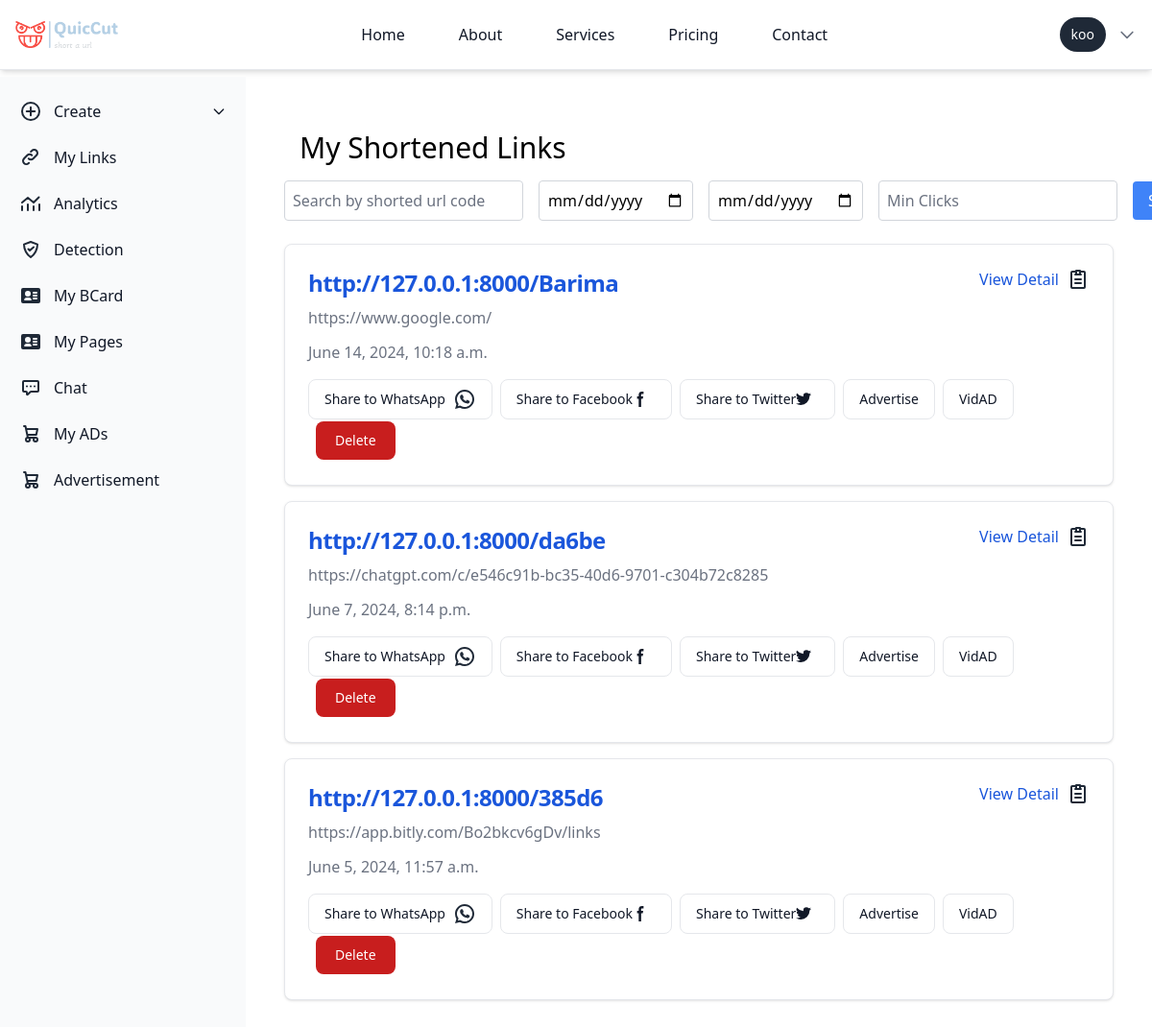
The app's page /links/ (signed in), older data.
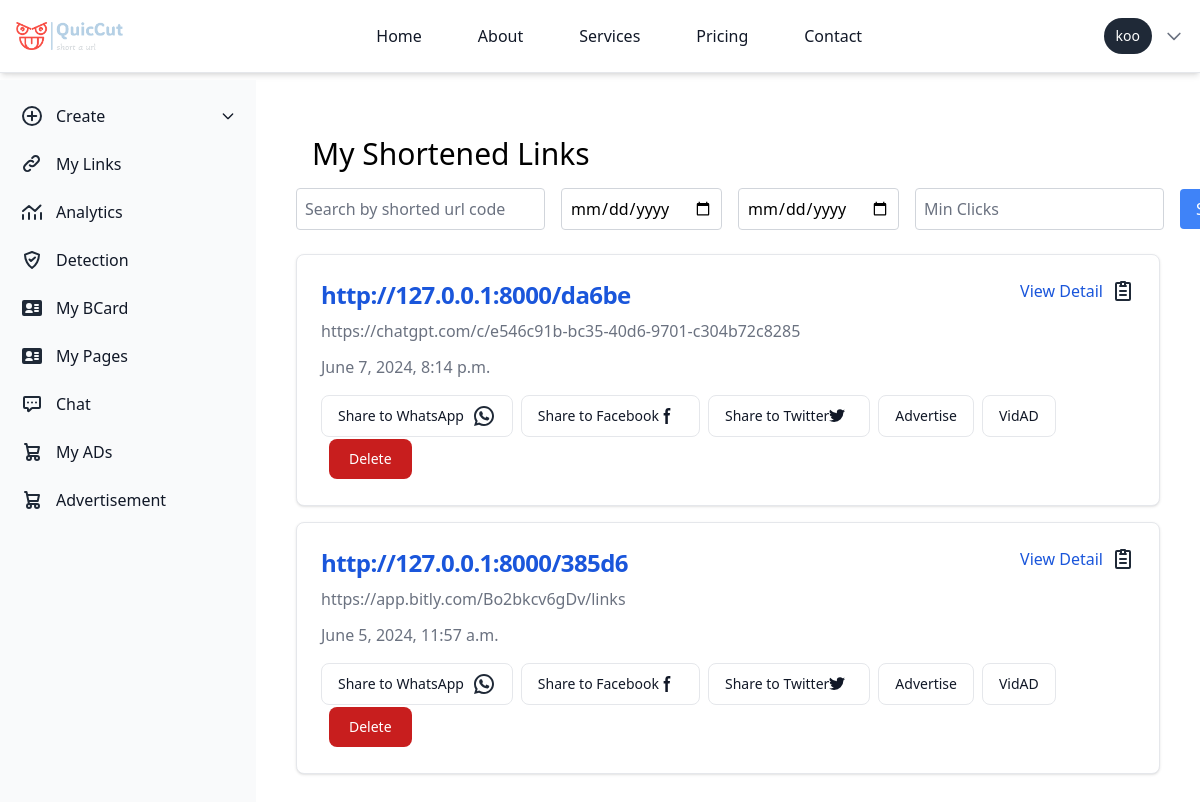
The same page, newer data.
### urlshortner/models.py (models this page shows, shortened)
class ShortURL(models.Model):
    user = models.ForeignKey(User, on_delete=models.CASCADE, null=True, blank=True)
    original_url = models.URLField()
    short_code = models.CharField(max_length=10, unique=True)
    clicks = models.IntegerField(default=0)
    date_created = models.DateTimeField(auto_now_add=True)
    class Meta:
        ordering = ['-date_created']

### user/views.py (the view)
# urls.py: path('links/', user_links, name='user_links'),
@login_required
def user_links(request):
    user_short_urls = ShortURL.objects.filter(user=request.user)
    search_query = request.GET.get('search', '')
    date_from = request.GET.get('date_from', '')
    date_to = request.GET.get('date_to', '')
    min_clicks = request.GET.get('min_clicks', '')
    if search_query:
        user_short_urls = user_short_urls.filter(
            Q(original_url__icontains=search_query) |
            Q(short_code__icontains=search_query)
        )
    if date_from:
        user_short_urls = user_short_urls.filter(date_created__gte=date_from)
    if date_to:
        user_short_urls = user_short_urls.filter(date_created__lte=date_to)
    if min_clicks:
        user_short_urls = user_short_urls.filter(clicks__gte=min_clicks)
    return render(request, 'user/links.html', {'user_short_urls': user_short_urls})

### chat/templatetags/chat_tags.py (called while the page is built)
@register.simple_tag
def unread_message_count(user):
    return Message.objects.filter(receiver=user, is_read=False).count()

### templates/user/links.html (shortened to what the changed rows need)
{% extends 'basehome/base.html' %}
{% load static %}
{% block content %}
<body class="overflow-hidden">
<div class="p-10 sm:ml-64 mt-20 overflow-y-auto max-h-screen">
    <div>
        <h1 class="text-3xl m-4">My Shortened Links</h1>
        {% if user_short_urls %}
            {% for short_url in user_short_urls %}
            <div class="relative mb-4 max-w-full p-6 bg-white border border-gray-200 rounded-lg shadow dark:bg-gray-800 dark:border-gray-700">
                <a href="/{{ short_url.short_code }}">
                    <h5 class="mb-2 text-2xl font-semibold tracking-tight text-blue-700 dark:text-white">http://127.0.0.1:8000/{{ short_url.short_code }}</h5>
                </a>
                <p class="mb-3 font-normal text-gray-500 dark:text-gray-400">{{ short_url.original_url }}</p>
                <p class="mb-3 font-normal text-gray-500 dark:text-gray-400">{{ short_url.date_created }}</p>
                <div class="hidden md:flex flex-wrap space-x-2 absolute top-2 right-2 text-blue-700 hover:underline p-4">
                    <a href="{% url 'url_details_view' short_code=short_url.short_code %}" class="text-blue-700 hover:underline">View Detail</a>
                    <button onclick="copyToClipboard('http://127.0.0.1:8000/{{ short_url.short_code }}')" class="text-blue-700 hover:underline">
                    </button>
                </div>
                <div class="hidden md:flex flex-wrap space-x-2 mt-4">
                    <button onclick="shareToWhatsApp('http://127.0.0.1:8000/{{ short_url.short_code }}')" class="inline-flex items-center px-4 py-2 text-sm font-medium text-gray-900 bg-white border border-gray-200 rounded-lg hover:bg-gray-100 hover:text-blue-700 focus:z-10 focus:ring-2 focus:ring-blue-700 focus:text-blue-700 dark:bg-gray-800 dark:border-gray-700 dark:text-white dark:hover:text-white dark:hover:bg-gray-700 dark:focus:ring-blue-500 dark:focus:text-white">
                        Share to WhatsApp
                    </button>
                    <button onclick="shareToFacebook('http://127.0.0.1:8000/{{ short_url.short_code }}')" class="inline-flex items-center px-4 py-2 text-sm font-medium text-gray-900 bg-white border border-gray-200 rounded-lg hover:bg-gray-100 hover:text-blue-700 focus:z-10 focus:ring-2 focus:ring-blue-700 focus:text-blue-700 dark:bg-gray-800 dark:border-gray-700 dark:text-white dark:hover:text-white dark:hover:bg-gray-700 dark:focus:ring-blue-500 dark:focus:text-white">
                        Share to Facebook
                        <svg class="w-4 h-4 me-2" aria-hidden="true" xmlns="http://www.w3.org/2000/svg" fill="currentColor" viewBox="0 0 8 19">
                            <path fill-rule="evenodd" d="M6.135 3H8V0H6.135a4.147 4.147 0 0 0-4.142 4.142V6H0v3h2v9.938h3V9h2.021l.592-3H5V3.591A.6.6 0 0 1 5.592 3h.543Z" clip-rule="evenodd"/>
                        </svg>
                    </button>
                    <button onclick="shareToTwitter('http://127.0.0.1:8000/{{ short_url.short_code }}')" class="inline-flex items-center px-4 py-2 text-sm font-medium text-gray-900 bg-white border border-gray-200 rounded-lg hover:bg-gray-100 hover:text-blue-700 focus:z-10 focus:ring-2 focus:ring-blue-700 focus:text-blue-700 dark:bg-gray-800 dark:border-gray-700 dark:text-white dark:hover:text-white dark:hover:bg-gray-700 dark:focus:ring-blue-500 dark:focus:text-white">
                        Share to Twitter
                    </button>
                    <a href="{% url 'content_create' 'campaign' %}?short_url=http://127.0.0.1:8000/{{ short_url.short_code }}" class="inline-flex items-center px-4 py-2 text-sm font-medium text-gray-900 bg-white border border-gray-200 rounded-lg hover:bg-gray-100 hover:text-blue-700 focus:z-10 focus:ring-2 focus:ring-blue-700 focus:text-blue-700 dark:bg-gray-800 dark:border-gray-700 dark:text-white dark:hover:text-white dark:hover:bg-gray-700 dark:focus:ring-blue-500 dark:focus:text-white">
                        Advertise
                    </a>
                    <a href="{% url 'content_create' 'reel' %}?short_url=http://127.0.0.1:8000/{{ short_url.short_code }}" class="inline-flex items-center px-4 py-2 text-sm font-medium text-gray-900 bg-white border border-gray-200 rounded-lg hover:bg-gray-100 hover:text-blue-700 focus:z-10 focus:ring-2 focus:ring-blue-700 focus:text-blue-700 dark:bg-gray-800 dark:border-gray-700 dark:text-white dark:hover:text-white dark:hover:bg-gray-700 dark:focus:ring-blue-500 dark:focus:text-white">
                        VidAD
                    </a>
                    <form action="{% url 'delete_short_url' short_url.short_code %}" method="post" class="inline-flex items-center py-0.5 text-sm font-medium text-gray-900 bg-white rounded-s-lg focus:z-10 focus:ring-2 focus:ring-blue-700 focus:text-blue-700 dark:bg-gray-800 dark:border-gray-700 dark:text-white dark:hover:text-white dark:hover:bg-gray-700 dark:focus:ring-blue-500 dark:focus:text-white">
                            <button data-modal-target="popup-modal" data-modal-toggle="popup-modal" class="focus:outline-none text-white bg-red-700 hover:bg-red-800 focus:ring-4 focus:ring-red-300 font-medium rounded-lg text-sm px-5 py-2.5 me-2 dark:bg-red-600 dark:hover:bg-red-700 dark:focus:ring-red-900" type="button">
                                Delete
                            </button>
                    </form>
                </div>
            </div>
            {% endfor %}
        {% else %}
            <div class="max-w-full p-6 bg-white border border-gray-200 rounded-lg shadow dark:bg-gray-800 dark:border-gray-700">
                <p class="text-center text-lg"> You have not created any short URLs.</p>
            </div>
        {% endif %}
    </div>
    <br>
    <br>
    <br>
</div>
</body>
{% endblock %}

Row changes from the older to the newer data that the page shows:
removed ShortURL: short_code "Barima", original_url "https://www.google.com/", date_created "June 14, 2024, 10:18 a.m."
